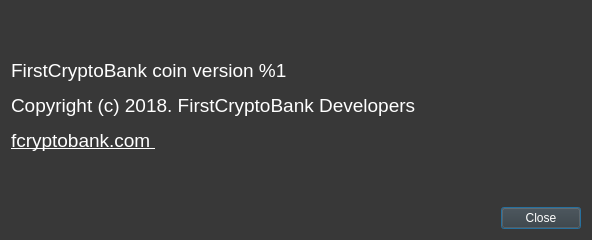
<?xml version="1.0" encoding="UTF-8"?>
<ui version="4.0">
 <class>AboutDialog</class>
 <widget class="QDialog" name="AboutDialog">
  <property name="geometry">
   <rect>
    <x>0</x>
    <y>0</y>
    <width>592</width>
    <height>240</height>
   </rect>
  </property>
  <property name="sizePolicy">
   <sizepolicy hsizetype="Fixed" vsizetype="Fixed">
    <horstretch>0</horstretch>
    <verstretch>0</verstretch>
   </sizepolicy>
  </property>
  <property name="minimumSize">
   <size>
    <width>592</width>
    <height>240</height>
   </size>
  </property>
  <property name="maximumSize">
   <size>
    <width>592</width>
    <height>240</height>
   </size>
  </property>
  <property name="windowTitle">
   <string>About %1</string>
  </property>
  <property name="styleSheet">
   <string notr="true">background-color: rgb(56, 56, 56);
color: rgb(255, 255, 255);</string>
  </property>
  <layout class="QVBoxLayout" name="verticalLayout" stretch="0,0">
   <item>
    <widget class="QLabel" name="m_aboutLabel">
     <property name="sizePolicy">
      <sizepolicy hsizetype="Preferred" vsizetype="Expanding">
       <horstretch>0</horstretch>
       <verstretch>0</verstretch>
      </sizepolicy>
     </property>
     <property name="styleSheet">
      <string notr="true">color: rgb(255, 255, 255);
selection-color: rgb(255, 255, 255);</string>
     </property>
     <property name="text">
      <string>&lt;html&gt;&lt;head/&gt;&lt;body&gt;&lt;p&gt;&lt;span style=&quot; font-size:14pt;&quot;&gt;FirstCryptoBank coin version %1&lt;/span&gt;&lt;/p&gt;&lt;p&gt;&lt;span style=&quot; font-size:14pt;&quot;&gt;Copyright (c) 2018. FirstCryptoBank Developers&lt;/span&gt;&lt;/p&gt;&lt;p&gt;&lt;a href=&quot;http://fcryptobank.com/&quot;&gt;&lt;span style=&quot; font-size:14pt; text-decoration: underline; color:#ffffff;&quot;&gt;fcryptobank.com &lt;/span&gt;&lt;/a&gt;&lt;/p&gt;&lt;/body&gt;&lt;/html&gt;</string>
     </property>
     <property name="textFormat">
      <enum>Qt::RichText</enum>
     </property>
     <property name="wordWrap">
      <bool>true</bool>
     </property>
     <property name="openExternalLinks">
      <bool>true</bool>
     </property>
    </widget>
   </item>
   <item>
    <layout class="QHBoxLayout" name="horizontalLayout">
     <item>
      <spacer name="horizontalSpacer">
       <property name="orientation">
        <enum>Qt::Horizontal</enum>
       </property>
       <property name="sizeHint" stdset="0">
        <size>
         <width>40</width>
         <height>20</height>
        </size>
       </property>
      </spacer>
     </item>
     <item>
      <widget class="QPushButton" name="m_closeButton">
       <property name="styleSheet">
        <string notr="true">color: rgb(255, 255, 255);</string>
       </property>
       <property name="text">
        <string>Close</string>
       </property>
      </widget>
     </item>
    </layout>
   </item>
  </layout>
 </widget>
 <resources/>
 <connections>
  <connection>
   <sender>m_closeButton</sender>
   <signal>clicked()</signal>
   <receiver>AboutDialog</receiver>
   <slot>accept()</slot>
   <hints>
    <hint type="sourcelabel">
     <x>538</x>
     <y>285</y>
    </hint>
    <hint type="destinationlabel">
     <x>294</x>
     <y>156</y>
    </hint>
   </hints>
  </connection>
 </connections>
</ui>
